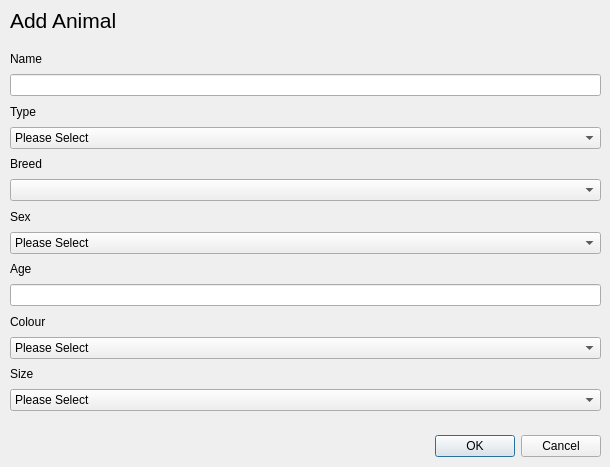
<?xml version="1.0" encoding="UTF-8"?>
<ui version="4.0">
 <class>AddAnimal</class>
 <widget class="QDialog" name="AddAnimal">
  <property name="geometry">
   <rect>
    <x>0</x>
    <y>0</y>
    <width>610</width>
    <height>467</height>
   </rect>
  </property>
  <property name="windowTitle">
   <string>Dialog</string>
  </property>
  <widget class="QDialogButtonBox" name="buttonBox">
   <property name="geometry">
    <rect>
     <x>260</x>
     <y>430</y>
     <width>341</width>
     <height>32</height>
    </rect>
   </property>
   <property name="orientation">
    <enum>Qt::Horizontal</enum>
   </property>
   <property name="standardButtons">
    <set>QDialogButtonBox::Cancel|QDialogButtonBox::Ok</set>
   </property>
  </widget>
  <widget class="QLabel" name="addAnimalLabel">
   <property name="geometry">
    <rect>
     <x>10</x>
     <y>10</y>
     <width>181</width>
     <height>21</height>
    </rect>
   </property>
   <property name="font">
    <font>
     <pointsize>16</pointsize>
    </font>
   </property>
   <property name="text">
    <string>Add Animal</string>
   </property>
  </widget>
  <widget class="QWidget" name="">
   <property name="geometry">
    <rect>
     <x>10</x>
     <y>50</y>
     <width>591</width>
     <height>361</height>
    </rect>
   </property>
   <layout class="QVBoxLayout" name="verticalLayout_2">
    <item>
     <widget class="QLabel" name="nameLabel">
      <property name="text">
       <string>Name</string>
      </property>
     </widget>
    </item>
    <item>
     <widget class="QLineEdit" name="nameLineEdit"/>
    </item>
    <item>
     <widget class="QLabel" name="typeLabel">
      <property name="text">
       <string>Type</string>
      </property>
     </widget>
    </item>
    <item>
     <widget class="QComboBox" name="typeComboBox">
      <item>
       <property name="text">
        <string>Please Select</string>
       </property>
      </item>
      <item>
       <property name="text">
        <string>Cat</string>
       </property>
      </item>
      <item>
       <property name="text">
        <string>Dog</string>
       </property>
      </item>
      <item>
       <property name="text">
        <string>Hamster</string>
       </property>
      </item>
      <item>
       <property name="text">
        <string>Fish</string>
       </property>
      </item>
      <item>
       <property name="text">
        <string>Snake</string>
       </property>
      </item>
     </widget>
    </item>
    <item>
     <widget class="QLabel" name="labelBreed">
      <property name="text">
       <string>Breed</string>
      </property>
     </widget>
    </item>
    <item>
     <widget class="QComboBox" name="breedComboBox"/>
    </item>
    <item>
     <widget class="QLabel" name="sexLabel">
      <property name="text">
       <string>Sex</string>
      </property>
     </widget>
    </item>
    <item>
     <widget class="QComboBox" name="sexComboBox">
      <item>
       <property name="text">
        <string>Please Select</string>
       </property>
      </item>
      <item>
       <property name="text">
        <string>Male</string>
       </property>
      </item>
      <item>
       <property name="text">
        <string>Female</string>
       </property>
      </item>
     </widget>
    </item>
    <item>
     <widget class="QLabel" name="ageLabel">
      <property name="text">
       <string>Age</string>
      </property>
     </widget>
    </item>
    <item>
     <widget class="QLineEdit" name="ageLineEdit"/>
    </item>
    <item>
     <widget class="QLabel" name="labelColour">
      <property name="text">
       <string>Colour</string>
      </property>
     </widget>
    </item>
    <item>
     <widget class="QComboBox" name="colourComboBox">
      <item>
       <property name="text">
        <string>Please Select</string>
       </property>
      </item>
      <item>
       <property name="text">
        <string>Black</string>
       </property>
      </item>
      <item>
       <property name="text">
        <string>White</string>
       </property>
      </item>
      <item>
       <property name="text">
        <string>Brown</string>
       </property>
      </item>
      <item>
       <property name="text">
        <string>Grey</string>
       </property>
      </item>
     </widget>
    </item>
    <item>
     <widget class="QLabel" name="sizeLabel">
      <property name="text">
       <string>Size</string>
      </property>
     </widget>
    </item>
    <item>
     <widget class="QComboBox" name="sizeComboBox">
      <item>
       <property name="text">
        <string>Please Select</string>
       </property>
      </item>
      <item>
       <property name="text">
        <string>Small</string>
       </property>
      </item>
      <item>
       <property name="text">
        <string>Medium</string>
       </property>
      </item>
      <item>
       <property name="text">
        <string>Large</string>
       </property>
      </item>
     </widget>
    </item>
   </layout>
  </widget>
 </widget>
 <resources/>
 <connections>
  <connection>
   <sender>buttonBox</sender>
   <signal>accepted()</signal>
   <receiver>AddAnimal</receiver>
   <slot>accept()</slot>
   <hints>
    <hint type="sourcelabel">
     <x>248</x>
     <y>254</y>
    </hint>
    <hint type="destinationlabel">
     <x>157</x>
     <y>274</y>
    </hint>
   </hints>
  </connection>
  <connection>
   <sender>buttonBox</sender>
   <signal>rejected()</signal>
   <receiver>AddAnimal</receiver>
   <slot>reject()</slot>
   <hints>
    <hint type="sourcelabel">
     <x>316</x>
     <y>260</y>
    </hint>
    <hint type="destinationlabel">
     <x>286</x>
     <y>274</y>
    </hint>
   </hints>
  </connection>
 </connections>
</ui>
